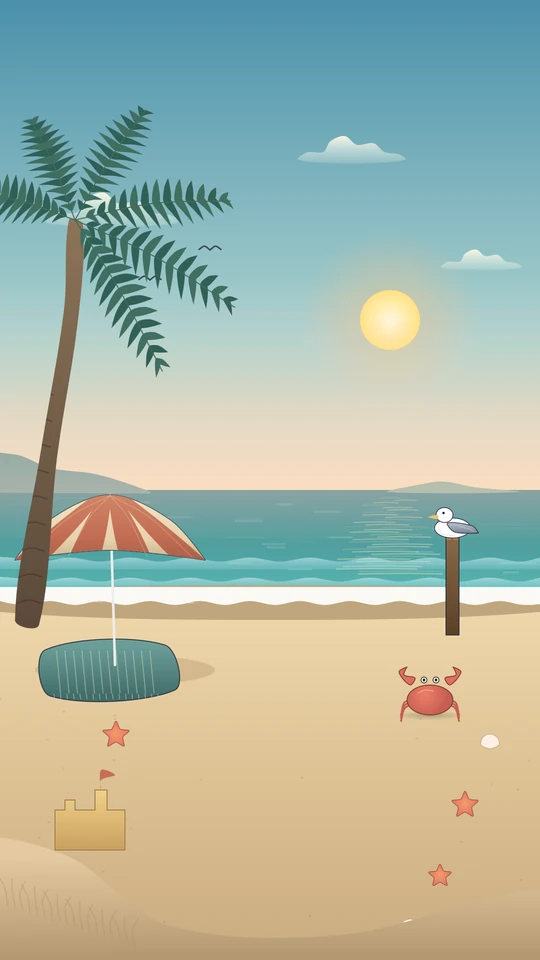
#> input picture assets/rive/posters/beach.webp, 540 x 960 px, given in place of wow1_campfire_rain_0.png, which was not available
$ python storyboard_m4.py
#> lines starting #> are read from the running program, lines starting #| are printed output that depends on the picture
### rive/tools/storyboard.py
"""Render the M1 wow-moment storyboards as labelled thumbnail sheets.

Each beat composites the scene poster with a headless avatar capture (mood / gesture /
phase via --data). Beats whose assets do not exist yet are drawn as labelled block-outs
(dashed boxes) on top of the nearest existing frame, so the sheet shows what is new.

    uv run --with pillow rive/tools/storyboard.py docs/superpowers/storyboards/2026-10-m1
"""

from __future__ import annotations

from dataclasses import dataclass, field
from pathlib import Path
import subprocess
import sys
import tempfile

from PIL import Image, ImageDraw

ROOT: Path = Path(__file__).resolve().parents[2]
CELL_W: int = 270
CELL_H: int = 480
CAPTION_H: int = 92
AVATAR_BG: tuple[int, int, int] = (29, 29, 29)  # rive.yaml background of rive/avatar


@dataclass(frozen=True)
class Beat:
    shot: str
    text: str
    scene: str
    data: tuple[str, ...] = ()
    advance: int = 40
    zoom: float = 1.0  # 1 = wide/medium framing, >1 = push-in
    blockouts: tuple[str, ...] = field(default_factory=tuple)


BOARDS: dict[str, list[Beat]] = {
    "wow1_campfire_rain": [
        Beat("WIDE", "Night, rain where the user lives. Fire flickers, steam off wet logs.", "campfire",
             ("phase=idle",), blockouts=("rain + steam layer",)),
        Beat("MEDIUM", "User asks. Avatar listens, leaning in; eyes on the caret.", "campfire",
             ("phase=waiting",), zoom=1.3, blockouts=("lean (rig)",)),
        Beat("MEDIUM", "Inhale before speaking: shoulders rise, lips part.", "campfire",
             ("phase=generating", "mood=thinking"), zoom=1.3, blockouts=("breath",)),
        Beat("CLOSE", "Speaks: lips close on every p/b/m (closed loop).", "campfire",
             ("phase=speaking", "mouth=0"), zoom=1.8, blockouts=("visemes",)),
        Beat("CLOSE", "Pitch rises at the question: brows lift.", "campfire",
             ("phase=speaking", "mood=surprised", "mouth=2"), zoom=1.8, blockouts=("AU browInnerUp",)),
        Beat("CLOSE", "Firelight flickers on cheek and glasses (shared light rig).", "campfire",
             ("phase=speaking", "mood=happy", "mouth=1"), zoom=1.8, blockouts=("light rig on avatar",)),
        Beat("MEDIUM", "Full stop: settles, blink moved into the pause.", "campfire",
             ("phase=idle", "mood=happy"), zoom=1.3),
    ],
    "wow2_tokyo_weather": [
        Beat("MEDIUM", "'What's the weather in Tokyo?'", "livingRoom", ("phase=waiting",), zoom=1.3),
        Beat("MEDIUM", "Tool call starts: head turns to a real 3/4 view.", "livingRoom",
             ("phase=generating", "mood=thinking"), zoom=1.3, blockouts=("2.5D head yaw 0.6",)),
        Beat("INSERT", "Pulls out a small tablet; its screen lights the face.", "livingRoom",
             ("gestureId=think", "gesture=true"), advance=30, zoom=1.6, blockouts=("tablet prop", "screen light")),
        Beat("CLOSE", "Reads; eyes scan the screen while the call runs.", "livingRoom",
             ("phase=generating",), zoom=1.8, blockouts=("gaze saccades",)),
        Beat("MEDIUM", "Glances back at the user, tablet lowers.", "livingRoom",
             ("phase=speaking", "mouth=2"), zoom=1.3, blockouts=("gaze: user",)),
        Beat("MEDIUM", "Answers; a nod on the stressed syllable.", "livingRoom",
             ("gestureId=nod", "gesture=true", "phase=speaking", "mouth=3"), advance=25, zoom=1.3),
    ],
    "wow3_scene_journey": [
        Beat("MEDIUM", "User: 'take me to the beach'.", "livingRoom", ("phase=waiting",), zoom=1.3),
        Beat("WIDE", "Camera pulls back to reveal the whole room.", "livingRoom", ("mood=happy",),
             zoom=0.85, blockouts=("camera pull-back",)),
        Beat("WIDE", "Avatar grabs a jacket from the hook.", "livingRoom", ("mood=happy",),
             zoom=0.85, blockouts=("jacket prop", "reach IK")),
        Beat("WIDE", "Walks out the door; next scene preloads.", "livingRoom", ("presence=leaveAndComeBack",),
             advance=60, zoom=0.85, blockouts=("door transition",)),
        Beat("WIDE", "Match cut: beach at the user's local sunset.", "beach", (), zoom=0.85,
             blockouts=("sunset time-of-day",)),
        Beat("MEDIUM", "Walks in; 6-plane parallax follows the gyroscope.", "beach", ("mood=happy",),
             zoom=1.1, blockouts=("parallax planes",)),
    ],
}


# [14 lines left out: function avatar_capture, not called in this run]


def frame(beat: Beat, avatar: Image.Image, background: Image.Image | None = None) -> Image.Image:
    """The beat's cell: the scene poster (or `background`, e.g. a live scene capture) with the
    avatar composited at the bottom, cropped for the beat's zoom, block-outs on top."""
    poster: Image.Image = (background if background is not None else
                           Image.open(ROOT / f"assets/rive/posters/{beat.scene}.webp")).convert("RGBA")
    canvas: Image.Image = poster.resize((CELL_W, CELL_H))
    aw: int = int(CELL_W * 0.95)
    small: Image.Image = avatar.resize((aw, int(avatar.height * aw / avatar.width)))
    canvas.alpha_composite(small, ((CELL_W - aw) // 2, CELL_H - small.height + 20))
    if beat.zoom != 1.0:
        w, h = int(CELL_W / beat.zoom), int(CELL_H / beat.zoom)
        x0, y0 = (CELL_W - w) // 2, int((CELL_H - h) * 0.45)
        canvas = canvas.crop((x0, y0, x0 + w, y0 + h)).resize((CELL_W, CELL_H))
    draw: ImageDraw.ImageDraw = ImageDraw.Draw(canvas)
    for i, label in enumerate(beat.blockouts):
        y: int = 14 + i * 34
        box: tuple[int, int, int, int] = (12, y, CELL_W - 12, y + 26)
        for x in range(box[0], box[2], 10):
            draw.line((x, box[1], min(x + 5, box[2]), box[1]), fill=(255, 210, 90, 255), width=2)
            draw.line((x, box[3], min(x + 5, box[2]), box[3]), fill=(255, 210, 90, 255), width=2)
        draw.text((box[0] + 6, y + 7), f"BLOCK-OUT: {label}", fill=(255, 210, 90, 255))
    return canvas


def caption(beat: Beat, number: int) -> Image.Image:
    strip: Image.Image = Image.new("RGBA", (CELL_W, CAPTION_H), (22, 18, 29, 255))
    draw: ImageDraw.ImageDraw = ImageDraw.Draw(strip)
    draw.text((8, 6), f"{number}. {beat.shot}", fill=(244, 184, 96, 255))
    words: list[str] = beat.text.split()
    line: str = ""
    y: int = 26
    for word in words:
        if len(line) + len(word) > 40:
            draw.text((8, y), line, fill=(243, 235, 221, 255))
            y += 15
            line = ""
        line = f"{line} {word}".strip()
    draw.text((8, y), line, fill=(243, 235, 221, 255))
    return strip


# [15 lines left out: function render, not called in this run]


# [2 lines that do not run on import are left out]

### rive/tools/storyboard_m4.py
"""Re-shoot the Wow #1 and Wow #2 storyboards against the M4 assets (rive/review/m4/wow/).

Same look as `storyboard.py` (scene poster + a headless capture of the real avatar, dashed
block-outs for what is not built yet), reusing its `frame` / `caption` helpers, but every beat
is a full CLI argument list, so it can write the v7 light rig, the listening lean, the breath,
the face AUs and the tablet prop (with mid-run steps).

    uv run --with pillow rive/tools/storyboard_m4.py [rive/review/m4/wow]

Writes wow1_campfire_rain.png, wow2_tokyo_weather.png, flicker.gif (campfire close-up, 1 s),
parallax_sweep.gif (campfire, parallaxX -1 -> 1) and gates.txt (objective self-check).
Rive runs are sequential (one CLI at a time). The tablet out -> hold -> away GIF is the one
`motion_review.py --tablet` already wrote (../tablet/out_hold_away.gif); it is not re-rendered.
"""

from __future__ import annotations

from collections.abc import Callable
from dataclasses import dataclass
from pathlib import Path
import subprocess
import sys
import tempfile

from PIL import Image, ImageChops, ImageDraw

HERE: Path = Path(__file__).resolve().parent
sys.path.insert(0, str(HERE))
import storyboard as sb  # noqa: E402
from art_bible import SCENES  # noqa: E402

ROOT: Path = sb.ROOT
AVATAR: Path = ROOT / "rive/avatar"
CAMPFIRE: Path = ROOT / "rive/scenes/campfire"
BG: tuple[int, int, int] = sb.AVATAR_BG
STEP: list[str] = ["--pointer=move@400,420"]  # lets the next --data step mid-run (costs one frame)

# Mirrors lib/core/design/tokens/scene_lights.dart (the campfire rig, written verbatim by the app).
CAMPFIRE_RIG: dict[str, str] = {
    "lightKey": "FFFF9A4D", "lightKeyIntensity": "1.0", "lightKeyX": "-0.49", "lightKeyY": "-0.872",
    "lightRim": "FF6F8FD8", "lightRimIntensity": "0.35", "lightAmbient": "FF141C2C",
    "lightAmbientAmount": "0.35", "lightFlicker": "1.0",
}
# lib/core/models/performance/mood_presets.dart, happy
HAPPY: dict[str, str] = {"mood": "happy", "auCheekRaise": "0.6", "auLidTighten": "0.1",
                         "auLipCornerPull": "0.7", "auBrowOuterUp": "0.3"}


# [8 lines left out: function rig, not called in this run]


def data(d: dict[str, str]) -> list[str]:
    return [f"--data={k}={v}" for k, v in d.items()]


@dataclass(frozen=True)
class Shot:
    beat: sb.Beat
    args: tuple[str, ...]  # CLI args after `rive <project> --screenshot=<png>`


def wow1() -> list[Shot]:
    r: dict[str, str] = {**CAMPFIRE_RIG, "autoBlink": "false"}
    def shot(label: str, text: str, extra: dict[str, str], advance: int, zoom: float,
             blockouts: tuple[str, ...] = (), shot_name: str = "MEDIUM") -> Shot:
        return Shot(sb.Beat(shot_name, text, "campfire", zoom=zoom, blockouts=blockouts),
                    (*data({**r, **extra}), f"--advance={advance}"))
    return [
        shot("establish", "Night, rain where the user lives; fire flickers, steam off the wet logs.",
             {"phase": "idle"}, 40, 1.0, ("rain + steam (world sync M7-M9)",), "WIDE"),
        shot("listen", "User types. Avatar leans in, eyes down on the composer caret (lean 1, eyeLeadPitch -0.6).",
             {"lean": "1", "eyeLeadPitch": "-0.6", "phase": "waiting"}, 40, 1.3),
        shot("inhale", "Inhale 350 ms before the first word: shoulders rise, lips part (breath 1).",
             {"breath": "1", "auJawDrop": "0.12", "phase": "idle"}, 40, 1.3),
        shot("pp", "Lips close on the p of 'person' (auLipPress 0.88, jaw 0).",
             {"auLipPress": "0.88", "auJawDrop": "0", "phase": "speaking"}, 40, 1.8, shot_name="CLOSE"),
        shot("question", "The question's pitch rises: inner and outer brows lift (hand-written AUs, as the prosody writes them).",
             {"auBrowInnerUp": "0.7", "auBrowOuterUp": "0.5", "auJawDrop": "0.3", "phase": "speaking"},
             40, 1.8, shot_name="CLOSE"),
        shot("firelight", "Firelight on the cheek and glasses: warm key from lower left, blue rim on the far edge.",
             {**HAPPY, "phase": "speaking"}, 61, 1.9, shot_name="CLOSE"),
        shot("settle", "Full stop: the face settles, the blink moves into the pause.",
             {**HAPPY, "phase": "idle"}, 90, 1.3),
    ]


# [27 lines left out: function wow2, not called in this run]


def capture(project: Path, args: tuple[str, ...] | list[str], png: Path) -> None:
    subprocess.run(["rive", ".", f"--screenshot={png}", *args], cwd=project, check=True,
                   stdout=subprocess.DEVNULL, stderr=subprocess.DEVNULL)


def avatar_image(png: Path) -> Image.Image:
    image: Image.Image = Image.open(png).convert("RGBA")
    px = image.load()
    for y in range(image.height):
        for x in range(image.width):
            r, g, b, _ = px[x, y]
            if (r, g, b) == BG:
                px[x, y] = (0, 0, 0, 0)
    return image


def sheet(name: str, shots: list[Shot], out: Path, tmp: Path, notes: list[str],
          background: Callable[[int], Image.Image] | None = None) -> None:
    """One storyboard sheet; `background(i)` gives beat i's scene image (default: the poster)."""
#> called with name = 'wow1_campfire_rain'
    cols: int = min(len(shots), 4)
    rows: int = (len(shots) + cols - 1) // cols
    cw, ch, cap = sb.CELL_W, sb.CELL_H, sb.CAPTION_H
    page: Image.Image = Image.new("RGBA", (cols * cw, rows * (ch + cap)), (10, 8, 14, 255))
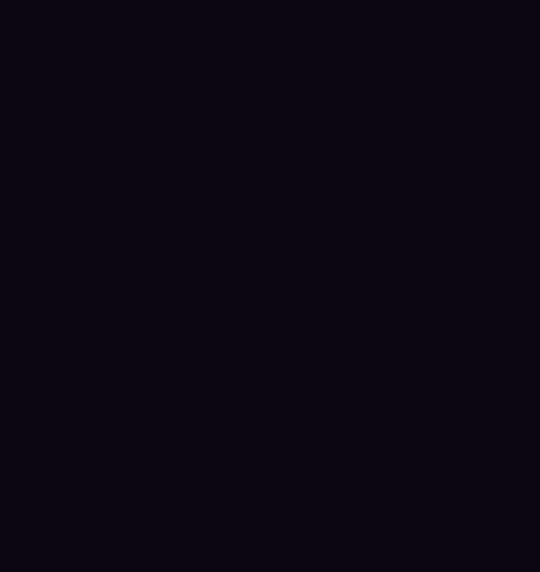
#> page: PIL image 1080x1144 RGBA (shown at 1/2 size); mean R, G, B, A 10, 8, 14, 255
    for i, s in enumerate(shots):
        png: Path = tmp / f"{name}_{i}.png"
        capture(AVATAR, s.args, png)
        av: Image.Image = avatar_image(png)
        # objective checks on the raw capture: something drawn, nothing cut at the sides or top,
        # avatar centred on the scene (the same placement the composite uses for every beat)
        alpha: Image.Image = av.getchannel("A")
#> alpha: PIL image 540x960 L; every value is 255
        bbox = alpha.getbbox()
#> bbox = (0, 0, 540, 960)
        if bbox is None:
            notes.append(f"FAIL {name} beat {i + 1}: empty capture")
        else:
            l, t, r, b = bbox
#> l = 0; t = 0; r = 540; b = 960
            if l <= 0 or r >= av.width or t <= 0:
                notes.append(f"FAIL {name} beat {i + 1}: avatar touches the left/right/top frame edge {bbox}")
            cx: float = (l + r) / 2 / av.width
#> cx = 0.5
            if abs(cx - 0.5) > 0.12:
                notes.append(f"FAIL {name} beat {i + 1}: avatar off-centre ({cx:.2f})")
            # wide / medium shots: the sheet's crop must not cut the avatar (bubble, shoulders)
            if s.beat.zoom <= 1.3:
                sc: float = cw * 0.95 / av.width
#> sc = 0.475
                off: float = (cw - cw * 0.95) / 2
                top: float = ch - av.height * sc + 20 + t * sc
#> top = 44
                x0: float = (cw - cw / s.beat.zoom) / 2
                y0: float = int((ch - ch / s.beat.zoom) * 0.45)
                if off + l * sc < x0 or off + r * sc > cw - x0 or top < y0:
                    notes.append(f"FAIL {name} beat {i + 1}: the {s.beat.zoom}x crop cuts the avatar")
            notes.append(f"ok   {name} beat {i + 1}: bbox {bbox}, centre {cx:.2f}")
        cell: Image.Image = sb.frame(s.beat, av, background(i) if background else None)
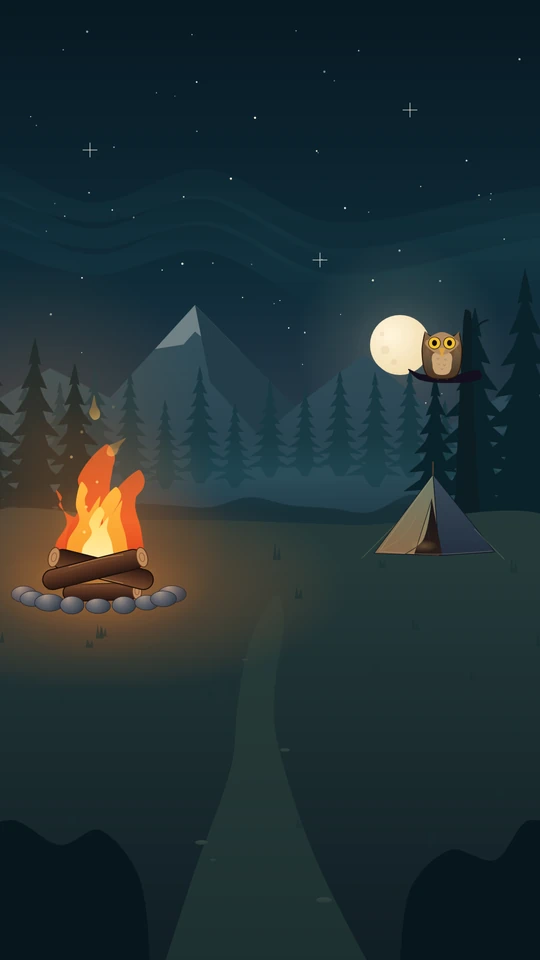
#> input picture assets/rive/posters/campfire.webp, 540 x 960 px
#> in frame, `canvas.alpha_composite(small, ((CELL_W - aw) // 2, CELL_H - small.heig..`:
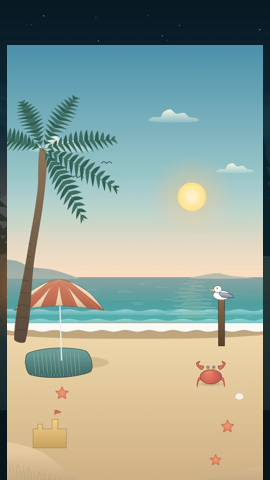
#> canvas: PIL image 270x480 RGBA; mean R, G, B, A 148.2, 162.1, 149.9, 255
        x, y = (i % cols) * cw, (i // cols) * (ch + cap)
        page.alpha_composite(cell, (x, y))
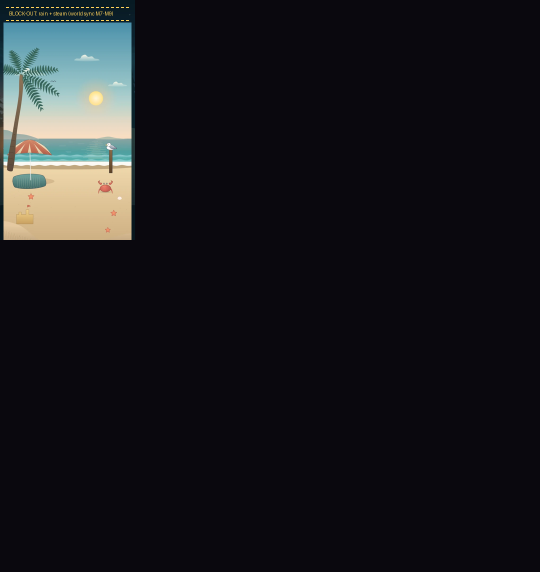
#> page: PIL image 1080x1144 RGBA (shown at 1/2 size); mean R, G, B, A 24.7, 24.3, 28.3, 255
        page.alpha_composite(sb.caption(s.beat, i + 1), (x, y + ch))
#> in caption, `strip: Image.Image = Image.new("RGBA", (CELL_W, CAPTION_H), (22, 18, 2..`:
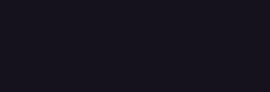
#> strip: PIL image 270x92 RGBA; mean R, G, B, A 22, 18, 29, 255
#> after the loop in caption, `for word in words:`: line = 'flickers, steam off the wet logs.'; y = 41
#> pass 2 of the loop in sheet, `for i, s in enumerate(shots):`:
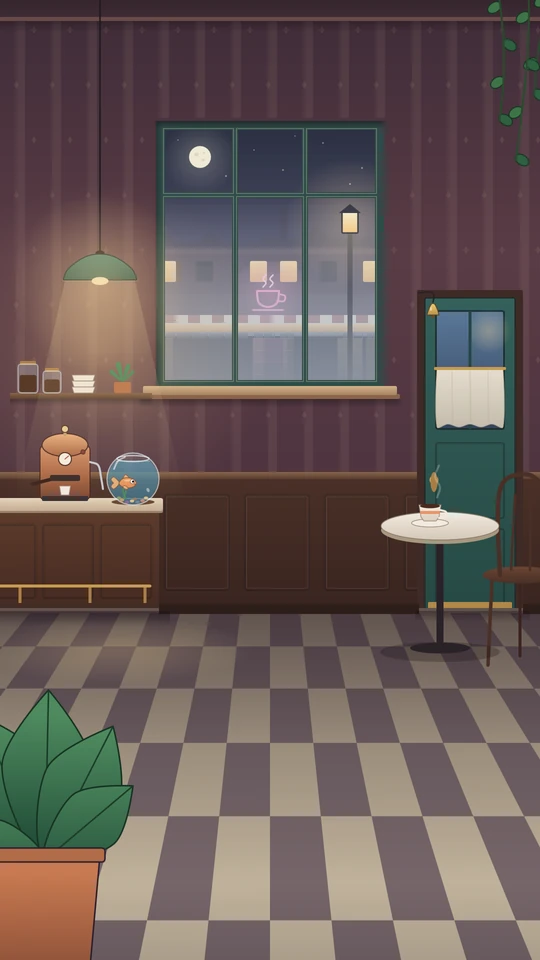
#> input picture assets/rive/posters/cafe.webp, 540 x 960 px, given in place of wow1_campfire_rain_1.png, which was not available
#> in frame (call 2), `canvas = canvas.crop((x0, y0, x0 + w, y0 + h)).resize((CELL_W, CELL_H))`:
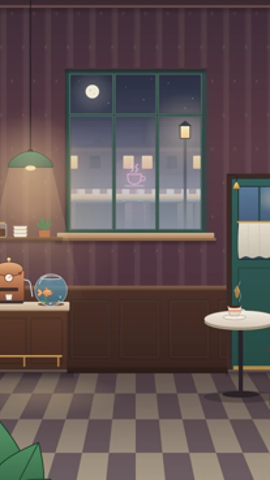
#> canvas: PIL image 270x480 RGBA; mean R, G, B, A 97.5, 83.7, 83, 255
#> in sheet, `page.alpha_composite(cell, (x, y))`:
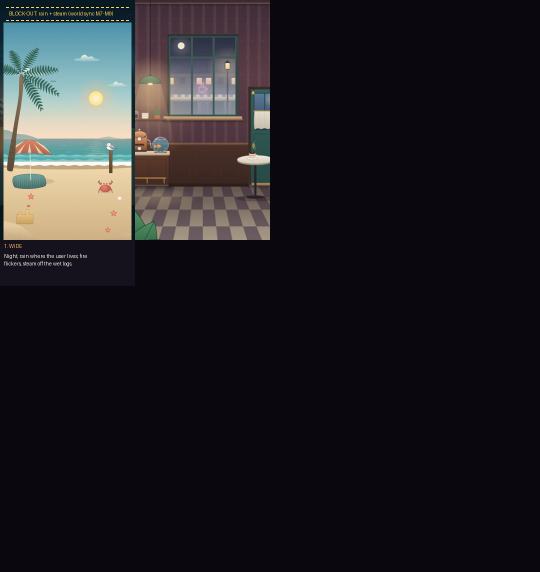
#> page: PIL image 1080x1144 RGBA (shown at 1/2 size); mean R, G, B, A 34.3, 32.6, 35.9, 255
    path: Path = out / f"{name}.png"
    page.convert("RGB").save(path, optimize=True)
    print(path)


# [51 lines left out: functions save_gif, face_crop, flicker_gif, parallax_gif, not called in this run]


def main(out: Path) -> int:
    out.mkdir(parents=True, exist_ok=True)
    notes: list[str] = []
    with tempfile.TemporaryDirectory() as t:
        tmp: Path = Path(t)
        sheet("wow1_campfire_rain", wow1(), out, tmp, notes)
        sheet("wow2_tokyo_weather", wow2(), out, tmp, notes)
        flicker_gif(out, tmp, notes)
        parallax_gif(out, tmp, notes)
    # the rig written for the campfire must be the one in lib/.../scene_lights.dart (a Python test
    # keeps art_bible equal to the Dart rig; this guards the hand-copied constants above)
    for k, v in rig("campfire").items():
        same: bool = (v == CAMPFIRE_RIG[k]) if k in ("lightKey", "lightRim", "lightAmbient") else float(v) == float(CAMPFIRE_RIG[k])
        if not same:
            notes.append(f"FAIL campfire rig {k}: art_bible {v} != storyboard {CAMPFIRE_RIG[k]}")
    (out / "gates.txt").write_text("\n".join(notes) + "\n")
    print("\n".join(notes))
    return 1 if any(n.startswith("FAIL") for n in notes) else 0


if __name__ == "__main__":
#> (the run stopped early here; a loop or call above may not have finished)
